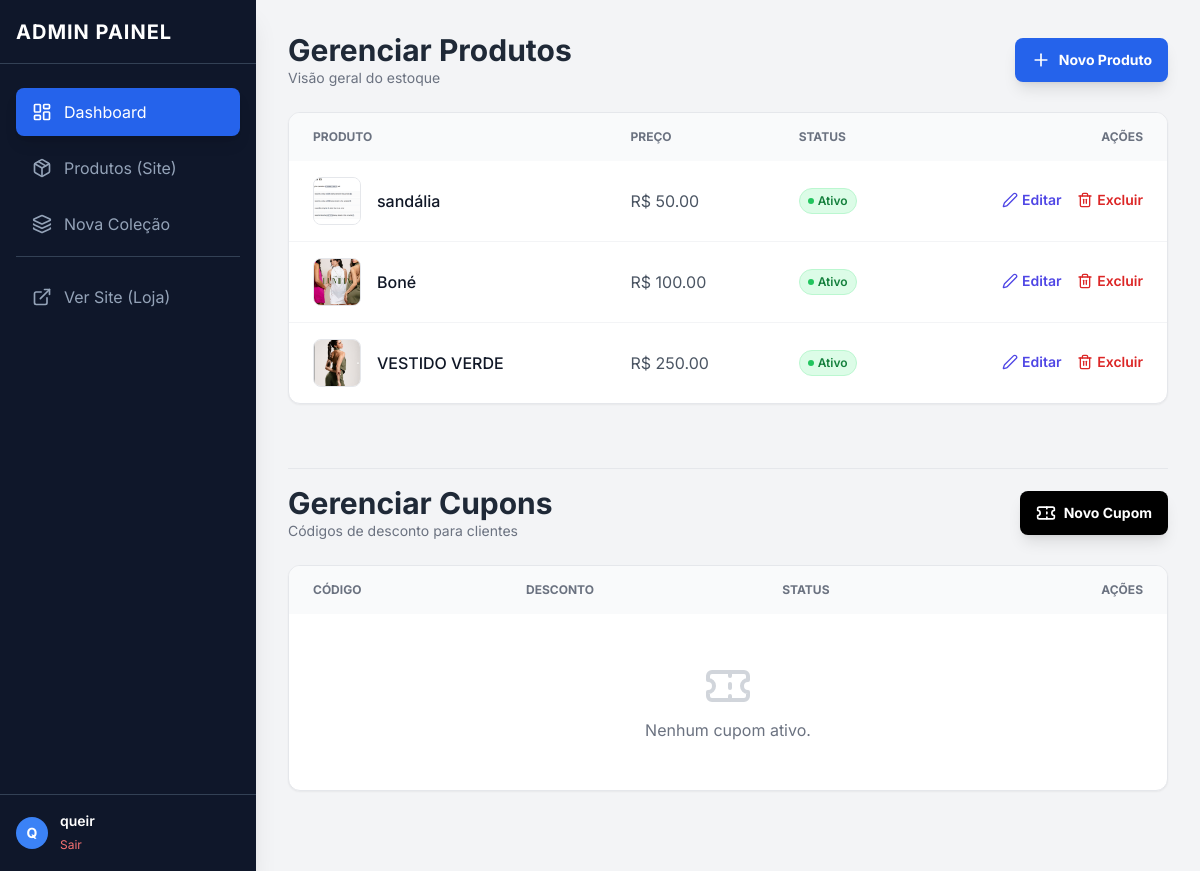
The app's page /dashboard/ (signed in), older data.
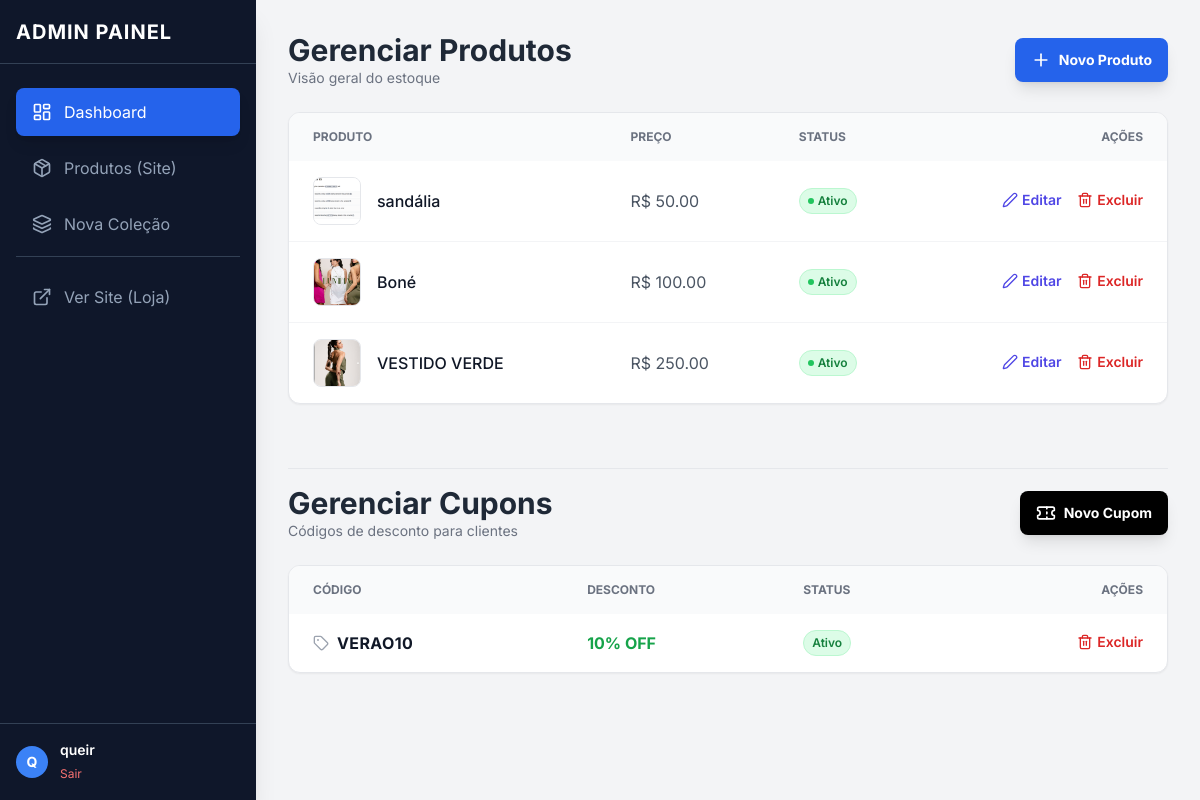
The same page, newer data.
### loja/models.py (models this page shows, shortened)
class Produto(models.Model):
    colecao = models.ForeignKey(Colecao, on_delete=models.CASCADE, related_name='produtos')
    nome = models.CharField(max_length=200)
    preco = models.DecimalField(max_digits=10, decimal_places=2)
    foto_principal = models.ImageField(upload_to='produtos/')
    descricao = models.TextField(blank=True, null=True)
    ativo = models.BooleanField(default=True)
    tamanhos = models.ManyToManyField(Tamanho, blank=True, related_name='produtos')

class Cupom(models.Model):
    codigo = models.CharField(max_length=20, unique=True)
    desconto_porcentagem = models.IntegerField(verbose_name="Desconto (%)")
    ativo = models.BooleanField(default=True)

### loja/views.py (the view)
# urls.py: path('dashboard/', dashboard, name='dashboard'),
@login_required(login_url='/admin/login/')
def dashboard(request):
    if not request.user.is_staff:
        return redirect('home')
    produtos = Produto.objects.all().order_by('-id')
    cupons = Cupom.objects.all().order_by('-id')
    context = {
        'produtos': produtos,
        'cupons': cupons
    }
    return render(request, 'loja/dashboard.html', context)

### loja/templates/loja/dashboard.html (shortened to what the changed rows need)
{% extends 'loja/admin_base.html' %}
{% block content %}
    <div class="flex flex-col md:flex-row md:justify-between md:items-center mb-6 gap-4">
        <div>
            <h2 class="text-2xl md:text-3xl font-bold text-gray-800">Gerenciar Produtos</h2>
        </div>
    </div>
    <div class="bg-white rounded-xl shadow-sm border border-gray-200 overflow-hidden mb-16">
        <div class="overflow-x-auto">
            <table class="w-full text-left border-collapse min-w-[600px]">
                <thead class="bg-gray-50 text-gray-500 uppercase text-xs font-semibold">
                    <tr>
                        <th class="px-6 py-4">Produto</th>
                        <th class="px-6 py-4">Preço</th>
                        <th class="px-6 py-4">Status</th>
                        <th class="px-6 py-4 text-right">Ações</th>
                    </tr>
                </thead>
                <tbody class="divide-y divide-gray-100">
                    {% for produto in produtos %}
                    <tr class="hover:bg-gray-50 transition">
                        <td class="px-6 py-4 flex items-center gap-4">
                            <div class="flex-shrink-0">
                                {% if produto.foto_principal %}
                                    <img src="{{ produto.foto_principal.url }}" class="w-10 h-10 md:w-12 md:h-12 rounded-lg object-cover border border-gray-200">
                                {% else %}
                                    <div class="w-10 h-10 md:w-12 md:h-12 rounded-lg bg-gray-200 flex items-center justify-center text-gray-400">?</div>
                                {% endif %}
                            </div>
                            <div class="min-w-0">
                                <p class="font-medium text-gray-900 truncate max-w-[150px] md:max-w-none">{{ produto.nome }}</p>
                            </div>
                        </td>
                        <td class="px-6 py-4 text-gray-600 whitespace-nowrap">
                            R$ {{ produto.preco }}
                        </td>
                        <td class="px-6 py-4 whitespace-nowrap">
                            {% if produto.ativo %}
                                <span class="px-2 py-1 rounded-full text-xs font-semibold bg-green-100 text-green-700 border border-green-200 flex items-center gap-1 w-fit">
                                    <span class="w-1.5 h-1.5 rounded-full bg-green-500"></span> Ativo
                                </span>
                            {% else %}
                                <span class="px-2 py-1 rounded-full text-xs font-semibold bg-red-100 text-red-700 border border-red-200 flex items-center gap-1 w-fit">
                                    <span class="w-1.5 h-1.5 rounded-full bg-red-500"></span> Inativo
                                </span>
                            {% endif %}
                        </td>
                        <td class="px-6 py-4 whitespace-nowrap text-right text-sm font-medium">
                            <a href="{% url 'produto_editar' produto.id %}" class="text-indigo-600 hover:text-indigo-900 mr-3 font-semibold inline-flex items-center gap-1">
                                <i data-lucide="edit-2" class="w-4 h-4"></i> Editar
                            </a>
                            <a href="#"
                               onclick="confirmarExclusao(event, '{% url 'produto_remover' produto.id %}', '{{ produto.nome }}', 'produto')"
                               class="text-red-600 hover:text-red-900 font-semibold inline-flex items-center gap-1">
                                <i data-lucide="trash-2" class="w-4 h-4"></i> Excluir
                            </a>
                        </td>
                    </tr>
                    {% endfor %}
                </tbody>
            </table>
        </div>
    </div>
    <div class="flex flex-col md:flex-row md:justify-between md:items-center mb-6 gap-4 pt-4 border-t border-gray-200">
        <div>
            <h2 class="text-2xl md:text-3xl font-bold text-gray-800">Gerenciar Cupons</h2>
        </div>
    </div>
    <div class="bg-white rounded-xl shadow-sm border border-gray-200 overflow-hidden mb-12">
        <div class="overflow-x-auto">
            <table class="w-full text-left border-collapse min-w-[600px]">
                <thead class="bg-gray-50 text-gray-500 uppercase text-xs font-semibold">
                    <tr>
                        <th class="px-6 py-4">Código</th>
                        <th class="px-6 py-4">Desconto</th>
                        <th class="px-6 py-4">Status</th>
                        <th class="px-6 py-4 text-right">Ações</th>
                    </tr>
                </thead>
                <tbody class="divide-y divide-gray-100">
                    {% for cupom in cupons %}
                    <tr class="hover:bg-gray-50 transition">
                        <td class="px-6 py-4">
                            <div class="flex items-center gap-2">
                                <i data-lucide="tag" class="w-4 h-4 text-gray-400"></i>
                                <span class="font-bold text-gray-900 uppercase tracking-wide">{{ cupom.codigo }}</span>
                            </div>
                        </td>
                        <td class="px-6 py-4 text-green-600 font-bold whitespace-nowrap">
                            {{ cupom.desconto_porcentagem }}% OFF
                        </td>
                        <td class="px-6 py-4 whitespace-nowrap">
                            {% if cupom.ativo %}
                                <span class="px-2 py-1 rounded-full text-xs font-semibold bg-green-100 text-green-700 border border-green-200 flex items-center gap-1 w-fit">
                                    Ativo
                                </span>
                            {% else %}
                                <span class="px-2 py-1 rounded-full text-xs font-semibold bg-red-100 text-red-700 border border-red-200 flex items-center gap-1 w-fit">
                                    Inativo
                                </span>
                            {% endif %}
                        </td>
                        <td class="px-6 py-4 whitespace-nowrap text-right text-sm font-medium">
                            <a href="#"
                               onclick="confirmarExclusao(event, '{% url 'cupom_remover' cupom.id %}', '{{ cupom.codigo }}', 'cupom')"
                               class="text-red-600 hover:text-red-900 font-semibold inline-flex items-center gap-1">
                                <i data-lucide="trash-2" class="w-4 h-4"></i> Excluir
                            </a>
                        </td>
                    </tr>
                    {% empty %}
                    <tr>
                        <td colspan="4" class="px-6 py-12 text-center text-gray-500">
                            <div class="flex flex-col items-center justify-center">
                                <i data-lucide="ticket" class="w-12 h-12 text-gray-300 mb-2"></i>
                                <p>Nenhum cupom ativo.</p>
                            </div>
                        </td>
                    </tr>
                    {% endfor %}
                </tbody>
            </table>
        </div>
    </div>
{% endblock %}

Row changes from the older to the newer data that the page shows:
added Cupom: codigo "VERAO10", desconto_porcentagem "10", ativo "Ativo"
Text that changed along with them:
text no longer shown: "Nenhum cupom ativo."
